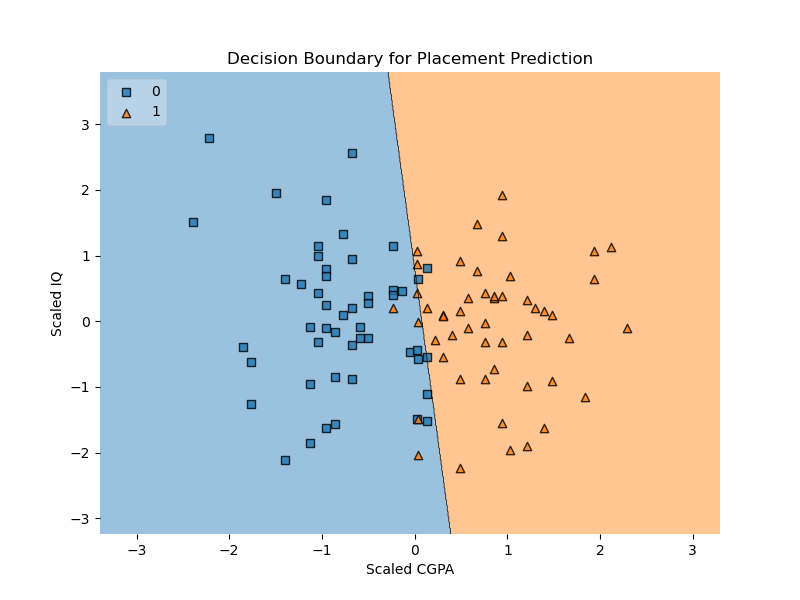

The Python source for this figure:
import matplotlib.pyplot as plt
import pandas as pd
import joblib
from mlxtend.plotting import plot_decision_regions

# Load dataset
df = pd.read_csv("data/cleaned_placement_data.csv")

X = df[["cgpa", "iq"]].values
y = df["placement"].values

# Load scaler and model
scaler = joblib.load("models/scaler.pkl")
model = joblib.load("models/model.pkl")

# Scale features
X_scaled = scaler.transform(X)

plt.figure(figsize=(8,6))

plot_decision_regions(X_scaled, y, clf=model, legend=2)

plt.xlabel("Scaled CGPA")
plt.ylabel("Scaled IQ")
plt.title("Decision Boundary for Placement Prediction")

plt.savefig("decision_boundary.png")

plt.show()
